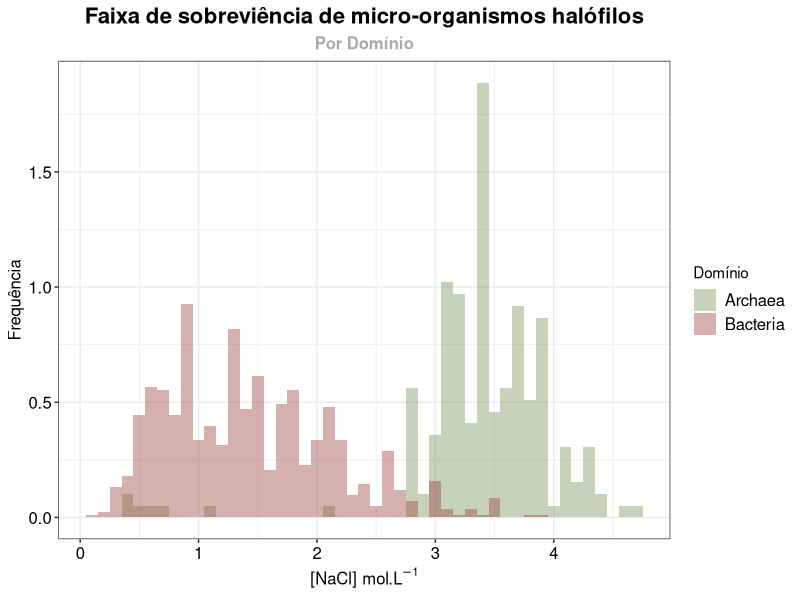
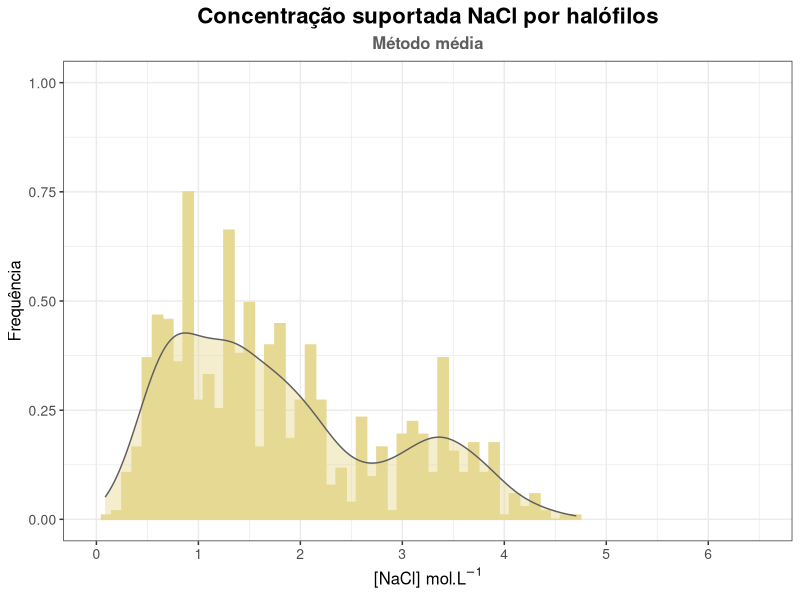
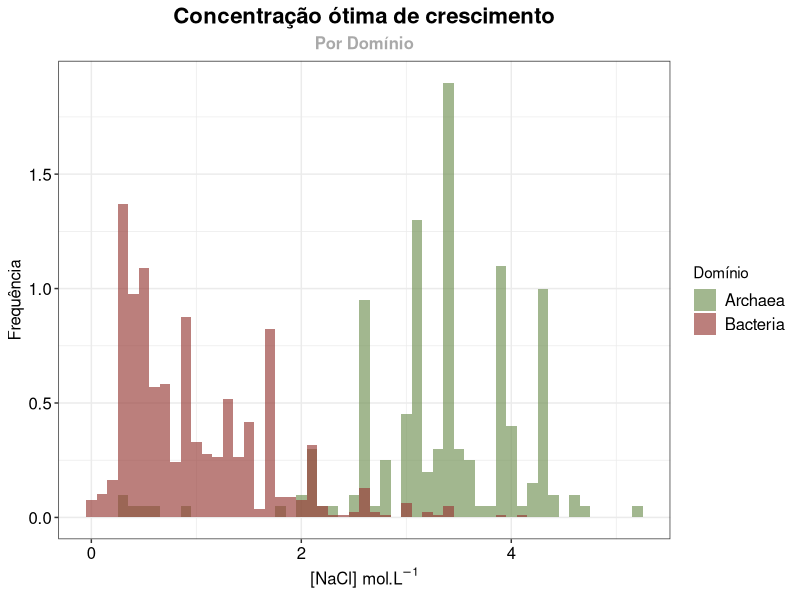
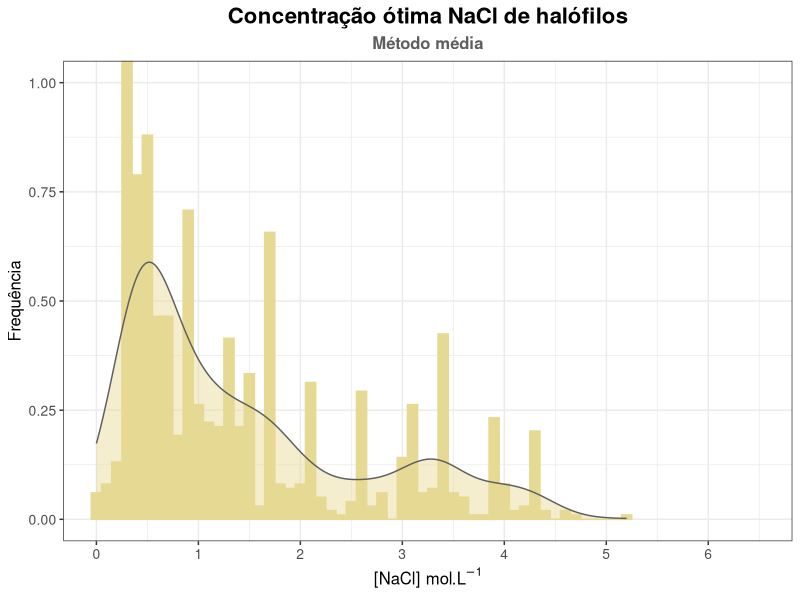
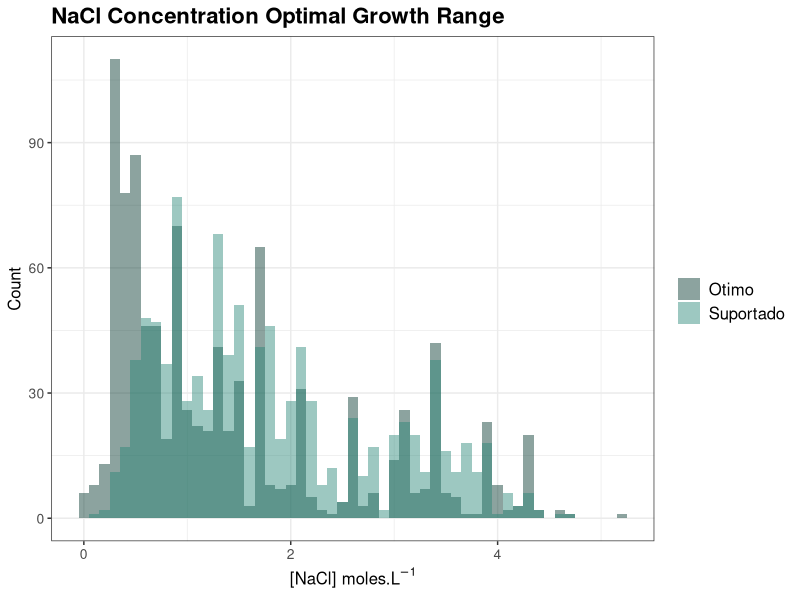
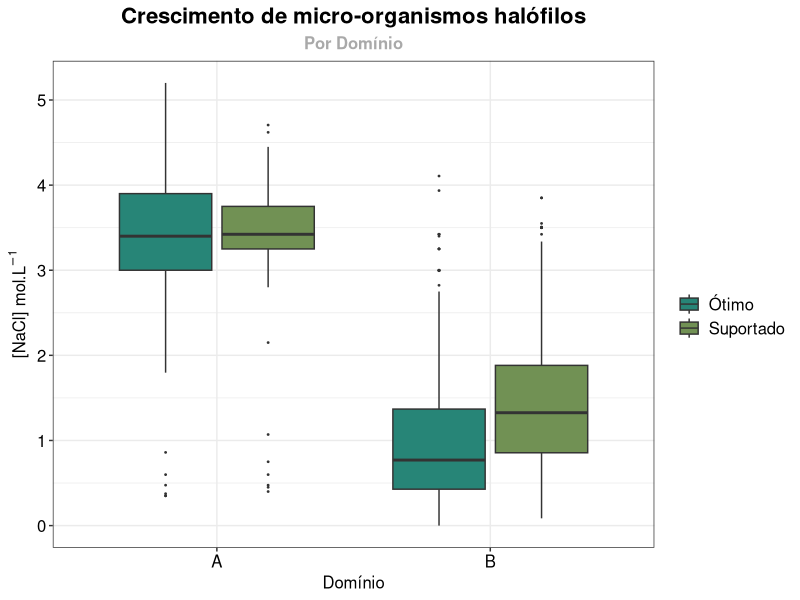

These figures' R source, in order:
#Código em R para analizar levantamento de dados sobre halófilos. Foram procurados papers com a termo "halophilic", coloquei na tabela nome da espécie, domínio (representado por A=Archea, B=Bacteria, E=Eukarya),
#mínimo da concentração ótima, máximo da concentração ótima, mínimo da concentração suportada, máximo da concentração suportada, como ela é classificada (extreme, slight,moderate)
#meio de cultura, referência do paper. A ideia é ver a distribuição: quantos bixos sobrevivem/tem ótimo em cera quantidade.
#Escrito em JULHO/2019 para doutorado


#**********PACOTES E BIBLIOTECAS*********
install.packages("ggplot2") #Linha necessária apenas se não tiver pacote instalado
library(ggplot2)

#lê as duas tabelas, coloca em objetos no R
sup <- read.table("halo_sup.tsv", sep="", dec=".", header=TRUE, na.strings="NA") #lê tabela de concentração suportada
opt <- read.table("halo_opt.tsv", sep="", dec=".", header=TRUE, na.strings="NA") #lê tabela de concentração ótima

halo_sup <- na.omit(sup) #tira linhas com valores nulos
halo_opt <- na.omit(opt)


#*********** SUPORTADO **********

dom_sup <- as.vector(halo_sup[,2]) #cria um vetor de dominios correspondentes
dom_sup <- as.character(dom_sup) #transforam em vetor de character, pra depois na tabela ficar no formato certo

class_sup <- as.vector(halo_sup[,5]) #Cria um vetor de classificação dada pelo autor
class_sup <- as.character(class_sup) #transforam em vetor de character, pra depois na tabela ficar no formato certo

mean_sup <- c() #Vetor no qual será colocado a média entre concentrações suportadas mínimas e máximas na mesma ordem da tabela

for (n in seq_along(halo_sup[,4])){    #pega cada bicho
    media <- (halo_sup[n,3]+halo_sup[n,4])/2    #faz a média entre o mínimo e o máximo, tornando um único valor
    mean_sup <-append(mean_sup, media, after=length(mean_sup))  #coloca valor da média em um vetor na mesma ordem da tabela
    }

mean_sup <- as.numeric(mean_sup)
tab_sup <- cbind.data.frame(dom_sup, mean_sup,class_sup) #junta vetores como colunas de uma data frame 1-Domínio, 2-Média valores suportados, 3-classificação
tab_sup$dom_sup <- as.factor(tab_sup$dom_sup)   #Transforma coluna de domínios em fator. Fica mais fácil de lidar nos gráficos e tabelas depois
tab_sup$class_sup <- as.factor(tab_sup$class_sup)  #Transforma classificação do autor em fator

caixa_sup <-ggplot(tab_sup, aes(x=dom_sup, y=mean_sup)) +  # box plot da concentração suportada média dividido por domínio
  geom_boxplot()+
  labs(x="Domínio", y="[NaCl] (mol/L)")+
  ggtitle("NaCl Survival Range")+
  theme_bw()




hist_sup_domain <- ggplot(tab_sup, aes(x=mean_sup, fill=dom_sup, stat(density))) +
    geom_histogram(binwidth=0.1, alpha=0.4, position="identity")+
    labs(x=expression(paste("[NaCl] mol.L"^-{1})),
    y="Frequência", fill="Domínio",
    title="Faixa de sobreviência de micro-organismos halófilos",
    subtitle="Por Domínio")+
    theme_bw()+
    theme(
    plot.title = element_text(family="", face="bold", size=16, hjust=.5), #hjust coloca título para o centro
    plot.subtitle = element_text(face="bold", size=12, hjust=0.5, colour="dark gray"),
    legend.text = element_text(size = 12),
    axis.text = element_text(colour = "black", size=12),
    axis.title = element_text(size=12))+
    scale_color_manual(values=c("#719154", "#963B36", "#278577"))+
    scale_fill_manual(values=c("#719154", "#963B36", "#278577"), labels=c("Archaea", "Bacteria", "Eukarya"))

	ggsave('hist_sup_domain_mean.png')




hist_sup <- ggplot(tab_sup, aes(x=mean_sup, stat(density))) +
    #geom_vline(xintercept=0.2, color="darkgray", size=1, linetype="dashed")+
    #geom_vline(xintercept=0.85, color="darkgray", size=1, linetype="dashed")+
    #geom_vline(xintercept=3.4, color="darkgray", size=1, linetype="dashed")+
    #geom_vline(xintercept=5.1, color="darkgray", size=1, linetype="dashed")+
    geom_histogram(binwidth=0.1, color="#e6d994ff", fill="#e6d994ff", position="identity")+  #quanto maior alpha, mais opacas as cores
    labs(x=expression(paste("[NaCl] mol.L"^-{1})), y="Frequência", title="Concentração suportada NaCl por halófilos", subtitle="Método média")+
    geom_density(alpha=.45, fill="#e6d994ff", color="#5e5e5eff")+
    coord_cartesian(xlim = c(0,6.5), ylim=c(0, 1))+
    scale_x_continuous(breaks = c(0,1,2,3,4,5,6,7))+ 
    theme_bw()+
    theme(plot.title=element_text(family="", face="bold", size=16, hjust=.5),
    plot.subtitle = element_text(face="bold", size=12, hjust=0.5, colour="#5e5e5eff"),
    legend.text = element_text(size = 12),
    legend.title = element_text(face = "bold", size=12),
    axis.text=element_text(size=10),
    axis.title=element_text(size=12))

	ggsave('hist_sup_mean.png')



#********** ÓTIMAS **********

dom_opt <- as.vector(halo_opt[,2]) #Cria vetor com domínios
dom_opt <- as.character(dom_opt)

class_opt <- as.vector(halo_opt[,5]) #Cria vetor com classificação dada pelo autor
class_opt <- as.character(class_opt)

mean_opt <- c()  #Vetor onde serão colocadas as médias entre concentração ótimas máxima e mínima

for (n in seq_along(halo_opt[,4])){    #pega cada bicho
    media <- (halo_opt[n,3]+halo_opt[n,4])/2    #faz a média entre o mínimo e o máximo, tornando um único valor
    mean_opt <-append(mean_opt, media, after=length(mean_opt))  #coloca valor da média em um vetor na mesma ordem da tabela
    }

mean_opt <- as.numeric(mean_opt)
tab_opt <- cbind.data.frame(dom_opt, mean_opt,class_opt) #junta vetores como colunas de uma data frame 1-Domínio, 2-Média valores suportados, 3-classificação
tab_opt$dom_opt <- as.factor(tab_opt$dom_opt)   #Transforma coluna de domínios em fator. Fica mais fácil de lidar nos gráficos e tabelas depois
tab_opt$class_opt <- as.factor(tab_opt$class_opt)  #Transforma classificação do autor em fator



caixa_opt_domain <-ggplot(tab_opt, aes(x=dom_opt, y=mean_opt))+ #boxplot das concentrações ótimas separada por domínio
  geom_boxplot()+
  labs(x="Domain", y="[NaCl] (mol/L)")+
  ggtitle("NaCl Concentration Optimal Growth")+
  theme_bw()



hist_opt_domain <- ggplot(tab_opt, aes(x=mean_opt, fill=dom_opt, stat(density))) + # Histograma concentração ótima separado por domínio da vida
 # geom_vline(xintercept=0.2, color="darkgray", size=1, linetype="dashed")+
 # geom_vline(xintercept=0.85, color="darkgray", size=1, linetype="dashed")+
 # geom_vline(xintercept=3.4, color="darkgray", size=1, linetype="dashed")+
 # geom_vline(xintercept=5.1, color="darkgray", size=1, linetype="dashed")+
 geom_histogram(binwidth=0.1, alpha=0.65, position="identity")+  #quanto maior alpha, mais opacas as cores
 labs(x=expression(paste("[NaCl] mol.L"^-{1})), y="Frequência", fill="Domínio", title="Concentração ótima de crescimento", subtitle="Por Domínio")+
 theme_bw()+
 theme(   plot.title = element_text(family="", face="bold", size=16, hjust=.5), #hjust coloca título para o centro
    plot.subtitle = element_text(face="bold", size=12, hjust=0.5, colour="dark gray"),
    legend.text = element_text(size = 12),
    axis.text = element_text(colour = "black", size=12),
    axis.title = element_text(size=12))+
    scale_color_manual(values=c("#719154", "#963B36", "#278577"))+
    scale_fill_manual(values=c("#719154", "#963B36", "#278577"), labels=c("Archaea", "Bacteria", "Eukarya"))

	ggsave('hist_opt_domain_mean.png')
 
 

 
hist_opt <- ggplot(tab_opt, aes(x=mean_opt, stat(density))) +
    # geom_vline(xintercept=0.2, color="darkgray", size=1, linetype="dashed")+
    # geom_vline(xintercept=0.85, color="darkgray", size=1, linetype="dashed")+  
    # geom_vline(xintercept=3.4, color="darkgray", size=1, linetype="dashed")+
    # geom_vline(xintercept=5.1, color="darkgray", size=1, linetype="dashed")+
    geom_histogram(binwidth=0.1, color="#e6d994ff", fill="#e6d994ff", position="identity")+  #quanto maior alpha, mais opacas as cores
    labs(x=expression(paste("[NaCl] mol.L"^-{1})), y="Frequência", title="Concentração ótima NaCl de halófilos", subtitle="Método média")+
    geom_density(alpha=.45, fill="#e6d994ff", color="#5e5e5eff")+
    coord_cartesian(xlim = c(0,6.5), ylim=c(0, 1))+
    scale_x_continuous(breaks = c(0,1,2,3,4,5,6,7))+ 
    theme_bw()+
    theme(plot.title=element_text(family="", face="bold", size=16, hjust=.5),
    plot.subtitle = element_text(face="bold", size=12, hjust=0.5, colour="#5e5e5eff"),
    legend.text = element_text(size = 12),
    legend.title = element_text(face = "bold", size=12),
    axis.text=element_text(size=10),
    axis.title=element_text(size=12))
 
	ggsave('hist_opt_mean.png')


 

#********** TOTAL = OPT+SUP **********
 
mean_total <- c(mean_sup, mean_opt)
dom_total <- c(dom_sup, dom_opt)
class_total <- c(class_sup, class_opt)

s <- rep("Suportado", times=length(dom_sup)) #cria vetor com Suportado com número de vezes igual ao tamanho dos outros dois vetores
o <- rep("Otimo", times=length(dom_opt))

inter <- c(s, o) #O vetor inter diz se aquela linha corresponde a um ponto do suportado ou do ótimo

tab_total <- cbind.data.frame(dom_total, mean_total, inter, class_total) #tabela que junta as informações de Domínio, Concentração, ótimo/suportado




hist_total <- ggplot(tab_total, aes(x=mean_total, fill=inter)) +
 geom_histogram(binwidth=0.1, alpha=.45, position="identity")+
 labs(x=expression(paste("[NaCl] moles.L"^-{1})), y="Count", fill="")+
 ggtitle("NaCl Concentration Optimal Growth Range")+
 theme_bw()+
 theme(plot.title=element_text(family="", face="bold", size=16), legend.text = element_text(size = 12),
legend.title = element_text(face = "bold", size=12), axis.text=element_text(size=10), axis.title=element_text(size=12))+
 scale_color_manual(values=c('#00332b', '#278577'))+
 scale_fill_manual(values=c('#00332b', '#278577'))
 
	ggsave('hist_total_mean.png')




caixa_optsup <- ggplot(tab_total, aes(x=dom_total, y= mean_total, fill=inter))+ 
    geom_boxplot(outlier.size=0.3, alpha=1)+
    labs(x="Domínio", y=expression(paste("[NaCl] mol.L"^-{1})), fill="", title="Crescimento de micro-organismos halófilos", subtitle="Por Domínio")+
    theme_bw()+
    scale_fill_manual(values=c("#278577", "#719154"), labels=c("Ótimo", "Suportado"))+
    theme(
    plot.title = element_text(face="bold", size=16, hjust=.5), #hjust coloca título para o centro
    plot.subtitle = element_text(face="bold", size=12, hjust=0.5, colour="dark gray"),
    legend.text = element_text(size = 12),
    axis.text = element_text(colour = "black", size=12),
    axis.title = element_text(size=12))

	ggsave('caixa_optsup_mean.png')
  
# hist_total_optsup <- ggplot(tab_total, aes(x=graf_total, color=inter, stat(density))) +    # histograma das concentrações todas separado por classificação
    # geom_histogram(fill="white", position="dodge", binwidth=0.2)+
    # theme_bw()  #dodge serve pra colocar os histogramas um do lado do outro (em vez de um em cima do outro)
    
    
# hist_total_optsup <- ggplot(tab_total, aes(x=graf_total, color=inter, stat(density))) +    # histograma das concentrações todas separado por classificação
    # geom_histogram(fill="white", position="identity", alpha=0.3, binwidth=0.2)+
    # theme_bw()  # alpha: quanto maior valor, mais opaco
    